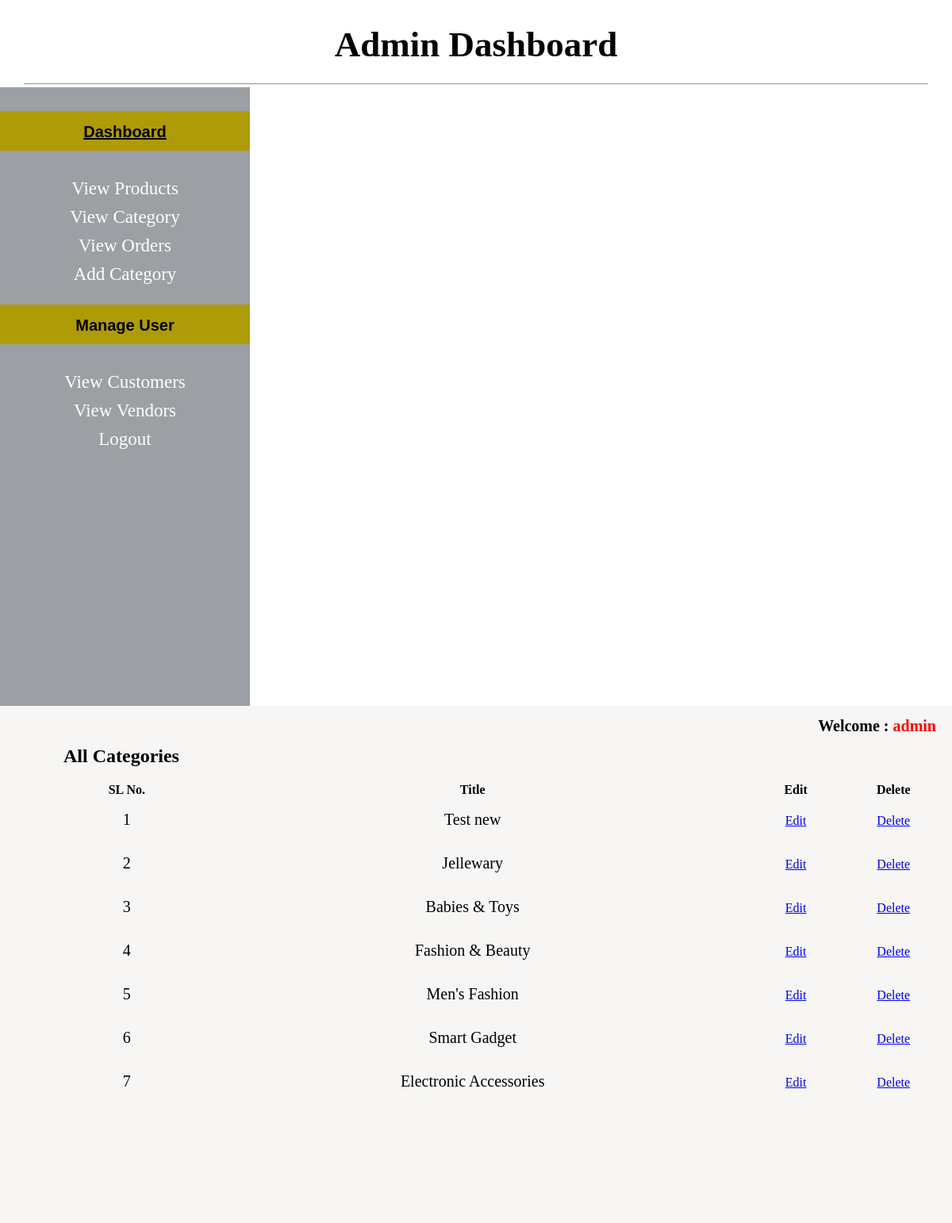
The app's page /admin_area/index.php?view_cats (signed in) with its own data.
### tables this page shows
CREATE TABLE `categories` (
  `cat_id` int(100) NOT NULL,
  `cat_title` varchar(200) NOT NULL
);

### admin_area/view_cats.php (the view, shortened to what this page needs)
<div class="view_product_box">
<h2>All Categories</h2>
<form action="" method="post" enctype="multipart/form-data">
<table width="100%" >
 <thead>
  <br>
  <tr >
   <th>SL No.</th>
   <th>Title</th>
  <th>Edit</th>
   <th>Delete</th>
  </tr>
 </thead>
 <?php
 $all_categories = mysqli_query($con,"select * from categories order by cat_id DESC ");
 $i = 0;
 while($row=mysqli_fetch_array($all_categories)){
 $cat_id=$row['cat_id'];
 $cat_title=$row['cat_title'];
$i++;
 ?>
  <tr align="center">
   <td style="font-size:20px;padding:15px;"><?php echo $i; ?></td>
   <td style="font-size:20px;padding:15px;"><?php echo  $cat_title ?></td>
      <td><a href="index.php?edit_cat=<?php echo  $cat_id;?>">Edit</a></td>
   <td><a href="index.php?delete_cat=<?php echo  $cat_id;?>">Delete</a></td>
 <?php }?>
</table>
</form>
</div>

### admin_area/styles/style.css (style rules this page uses)
html, body, div, span, applet, object, iframe, h1, h2, h3, h4, h5, h6, p, blockquote, pre, a, abbr, acronym, address, big, cite, code, del, dfn, em, img, ins, kbd, q, s, samp, small, strike, strong, sub, sup, tt, var, b, u, i, center, dl, dt, dd, ol, ul, li, fieldset, form, label, legend, table, caption, tbody, tfoot, thead, tr, th, td, article, aside, canvas, details, embed, figure, figcaption, footer, header, hgroup, menu, nav, output, ruby, section, summary, time, mark, audio, video { margin: 0; padding: 0; border: 0; vertical-align: baseline; }
body { background-color:rgb(255, 255, 255); }

### records on screen
categories: cat_title "Test new"
categories: cat_title "Jellewary"
categories: cat_title "Babies & Toys"
categories: cat_title "Fashion & Beauty"
categories: cat_title "Men's Fashion"
categories: cat_title "Smart Gadget"
categories: cat_title "Electronic Accessories"

### other values on screen
$_SESSION['user_name'] "admin"
